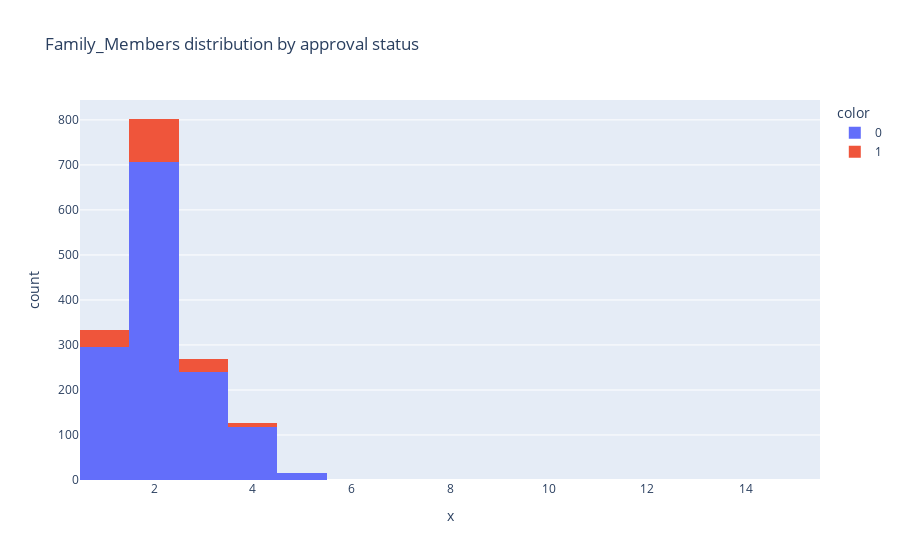

Notebook source saved alongside this figure:
### Code cell
fig = px.histogram(  x = df['Family_Members'] ,title = "Family_Members distribution by approval status", color = df['Approved_status'] )
fig.show()

### Figure 1 — Plotly figure (JSON) as saved in the notebook; plotly's stock layout.template omitted (floating-point values rounded to 4 significant figures; data arrays with more than 128 entries replaced by an {"elided": "..."} marker saying what was removed)
{"data": [{"alignmentgroup": "True", "bingroup": "x", "hovertemplate": "color=0<br>x=%{x}<br>count=%{y}<extra></extra>", "legendgroup": "0", "marker": {"color": "#636efa", "pattern": {"shape": ""}}, "name": "0", "offsetgroup": "0", "orientation": "v", "showlegend": true, "type": "histogram", "x": {"elided": "1373 int values"}, "xaxis": "x", "yaxis": "y"}, {"alignmentgroup": "True", "bingroup": "x", "hovertemplate": "color=1<br>x=%{x}<br>count=%{y}<extra></extra>", "legendgroup": "1", "marker": {"color": "#EF553B", "pattern": {"shape": ""}}, "name": "1", "offsetgroup": "1", "orientation": "v", "showlegend": true, "type": "histogram", "x": {"elided": "175 int values"}, "xaxis": "x", "yaxis": "y"}], "layout": {"barmode": "relative", "legend": {"title": {"text": "color"}, "tracegroupgap": 0}, "title": {"text": "Family_Members distribution by approval status"}, "xaxis": {"anchor": "y", "domain": [0, 1], "title": {"text": "x"}}, "yaxis": {"anchor": "x", "domain": [0, 1], "title": {"text": "count"}}}}
